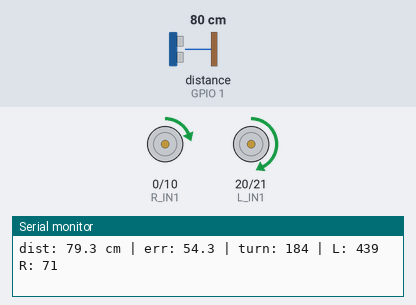
Simulated run of this sketch. Board: ESP32-S3. On the bench: motor-driver pin pairs drawn as motors (green arrow = first pin HIGH = forward, orange = second pin HIGH = backward, longer = more drive), the last lines printed to the serial monitor. Wiring (inferred from the names in the program): ultrasonic range finder: trigger GPIO 2; echo GPIO 1. The inputs (shaded band) are chosen by the test bench; at power-on: distance to the obstacle (sensor on GPIO 1) 80 cm. The echo pulse lasts 58.3 µs per cm.

Above: at 3.2 s.
3.3 s: distance to the obstacle (sensor on GPIO 1) set to 2 cm
At 3.6 s:
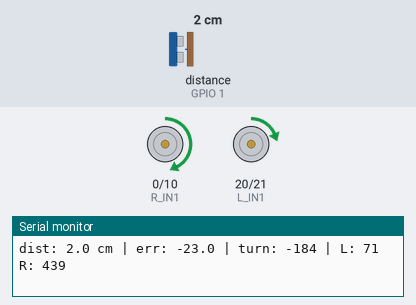
4.8 s: distance to the obstacle (sensor on GPIO 1) set to 60 cm
At 5.2 s:
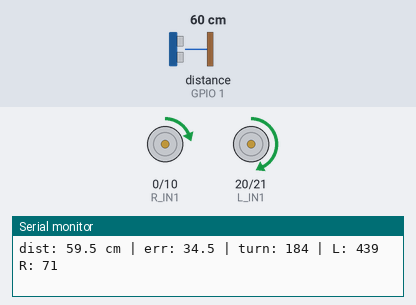
6.3 s: distance to the obstacle (sensor on GPIO 1) set to 4 cm
At 7.1 s:
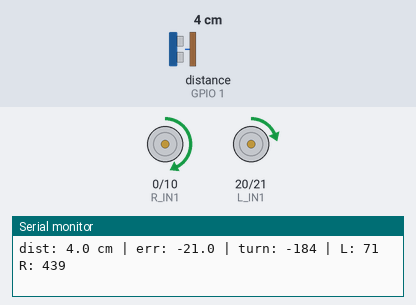
Timing chart, 0 to 9.3 s (numbered marks = the images above; inputs shaded):
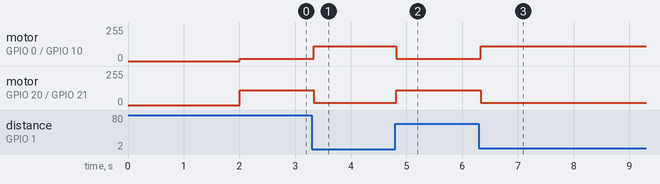

The sketch:

e10_wallhugger.ino
```cpp
// e10_wallhugger - Proportional wall-following with ultrasonic sensor
// Keeps a wall at TARGET_DIST cm to the RIGHT using a P controller.
//
//   error = measured_dist - TARGET_DIST
//   turn  = Kp * error   (clamped to ±MAX_TURN)
//
//   error > 0 → wall too far  → turn right (left wheel faster)
//   error < 0 → wall too close → turn left  (right wheel faster)
//
// Motors: Left IN1=20, IN2=21 | Right IN1=0, IN2=10
// US:     TRIG=2, ECHO=1 (sensor faces RIGHT)

// Motor pins
#define L_IN1 20
#define L_IN2 21
#define R_IN1 0
#define R_IN2 10

// Motor PWM config
#define MOTOR_FREQ 100   // Hz
#define MOTOR_RES  10    // 10-bit: duty range 0-1023
#define MOTOR_MAX  1023

// Tuning
#define TARGET_DIST     25.0f  // desired wall distance (cm)
#define BASE_SPEED_PCT   0.25f  // forward speed (fraction of MOTOR_MAX)
#define MAX_TURN_PCT     0.18f  // max turn authority (fraction of MOTOR_MAX)
#define KP               0.012f // proportional gain (fraction per cm)
                                // at 25 cm error → full turn authority

#define BASE_SPEED  ((int)(BASE_SPEED_PCT * MOTOR_MAX))
#define MAX_TURN    ((int)(MAX_TURN_PCT   * MOTOR_MAX))

// Ultrasonic sensor
#define US_TRIG 2
#define US_ECHO 1
#define OUT_OF_RANGE_CM 200.0f  // assumed distance when sensor times out

void setMotor(int in1, int in2, int speed) {
  if (speed > 0) {
    ledcWrite(in1, speed); ledcWrite(in2, 0);
  } else if (speed < 0) {
    ledcWrite(in1, 0);     ledcWrite(in2, -speed);
  } else {
    ledcWrite(in1, 0);     ledcWrite(in2, 0);
  }
}

float readDistanceCm() {
  digitalWrite(US_TRIG, LOW);
  delayMicroseconds(2);
  digitalWrite(US_TRIG, HIGH);
  delayMicroseconds(10);
  digitalWrite(US_TRIG, LOW);

  long duration = pulseIn(US_ECHO, HIGH, 30000);
  if (duration == 0) return OUT_OF_RANGE_CM;
  return duration * 0.034f / 2.0f;
}

void setup() {
  Serial.begin(115200);

  ledcAttach(L_IN1, MOTOR_FREQ, MOTOR_RES); ledcAttach(L_IN2, MOTOR_FREQ, MOTOR_RES);
  ledcAttach(R_IN1, MOTOR_FREQ, MOTOR_RES); ledcAttach(R_IN2, MOTOR_FREQ, MOTOR_RES);
  setMotor(L_IN1, L_IN2, 0);
  setMotor(R_IN1, R_IN2, 0);

  pinMode(US_TRIG, OUTPUT);
  pinMode(US_ECHO, INPUT);

  delay(2000);
  Serial.println("=== Wall Hugger Started ===");
}

void loop() {
  float dist  = readDistanceCm();
  float error = dist - TARGET_DIST;

  // Positive turn → steer right (left wheel faster, right wheel slower)
  int turn = constrain((int)(KP * error * MOTOR_MAX), -MAX_TURN, MAX_TURN);

  int leftSpeed  = constrain(BASE_SPEED + turn, 0, MOTOR_MAX);
  int rightSpeed = constrain(BASE_SPEED - turn, 0, MOTOR_MAX);

  setMotor(L_IN1, L_IN2, leftSpeed);
  setMotor(R_IN1, R_IN2, rightSpeed);

  Serial.print("dist: "); Serial.print(dist, 1);
  Serial.print(" cm | err: "); Serial.print(error, 1);
  Serial.print(" | turn: "); Serial.print(turn);
  Serial.print(" | L: "); Serial.print(leftSpeed);
  Serial.print(" R: "); Serial.println(rightSpeed);

  delay(50);  // ~20 Hz
}
```

Measured:
- after the input at 3.3 s, motor on GPIO 0 (R_IN1) / GPIO 10 (R_IN2): forward 18/255 → forward 109/255 at once; motor on GPIO 20 (L_IN1) / GPIO 21 (L_IN2): forward 109/255 → forward 18/255 at once
- after the input at 4.8 s, motor on GPIO 0 (R_IN1) / GPIO 10 (R_IN2): forward 109/255 → forward 18/255 at once; motor on GPIO 20 (L_IN1) / GPIO 21 (L_IN2): forward 18/255 → forward 109/255 at once
- after the input at 6.3 s, motor on GPIO 0 (R_IN1) / GPIO 10 (R_IN2): forward 18/255 → forward 109/255 at once; motor on GPIO 20 (L_IN1) / GPIO 21 (L_IN2): forward 109/255 → forward 18/255 at once
